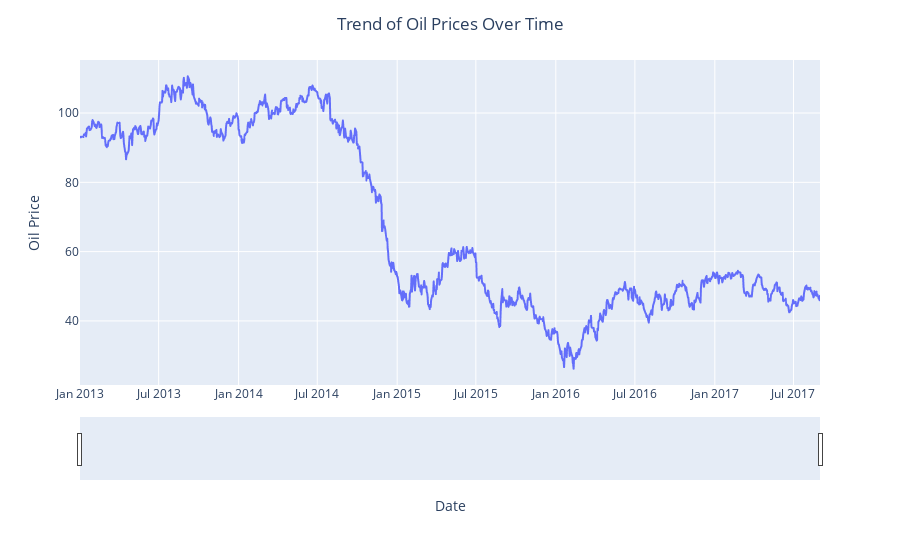

The cell this chart's notebook holds for it:
### Code cell
# Visualizing the 'dcoilwtico' column to confirm proper handling of Missing Values
fig = px.line(oil_df, x='date', y='dcoilwtico')
fig.update_layout(title='Trend of Oil Prices Over Time', title_x=0.5, xaxis_title='Date', yaxis_title='Oil Price')
fig.update_xaxes(rangeslider_visible=True)
fig.show()

### Figure 1 — Plotly figure (JSON) as saved in the notebook; plotly's stock layout.template omitted (floating-point values rounded to 4 significant figures; data arrays with more than 128 entries replaced by an {"elided": "..."} marker saying what was removed)
{"data": [{"hovertemplate": "date=%{x}<br>dcoilwtico=%{y}<extra></extra>", "legendgroup": "", "line": {"color": "#636efa", "dash": "solid"}, "marker": {"symbol": "circle"}, "mode": "lines", "name": "", "showlegend": false, "type": "scattergl", "x": {"elided": "1218 str values"}, "xaxis": "x", "y": {"elided": "1218 float values"}, "yaxis": "y"}], "layout": {"legend": {"tracegroupgap": 0}, "margin": {"t": 60}, "title": {"text": "Trend of Oil Prices Over Time", "x": 0.5}, "xaxis": {"anchor": "y", "domain": [0, 1], "rangeslider": {"visible": true}, "title": {"text": "Date"}}, "yaxis": {"anchor": "x", "domain": [0, 1], "title": {"text": "Oil Price"}}}}
